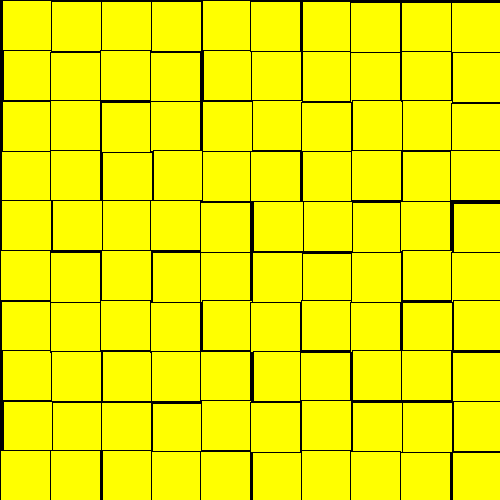
Frame 1 (no input)
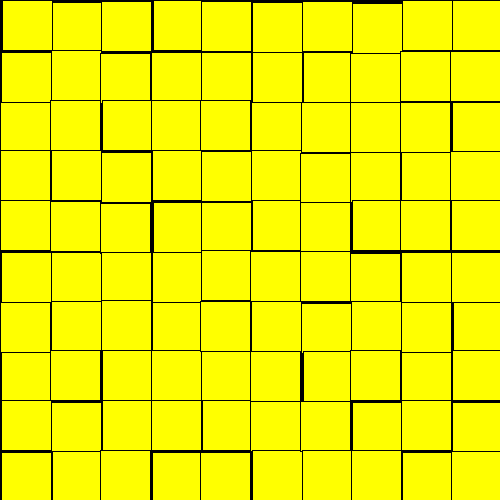
Frame 60 (the mouse pressed at the canvas centre just before this capture)
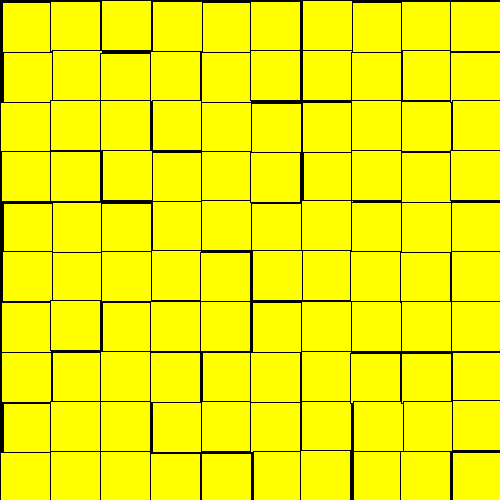
Frame 120 (the mouse held since frame 60 and released just before this capture)

The Processing sketch that drew these frames (run headless with seeded random() and noise(); from frame 60 on, the mouse is pressed at the canvas centre):

// Processing sketch: sketch_210923a
// ── sketch_210923a.pde
void setup(){
size (500,500);
frameRate(15);
}
void draw(){
  background(0);
  for(int i = 0; i < 10; i++) {
    for(int j = 0; j < 10; j++){
     fill(255,255,0); 
    rect(i * 50+random(3.3),j * 50+random(3.3),50,50);
    }
  }
}
